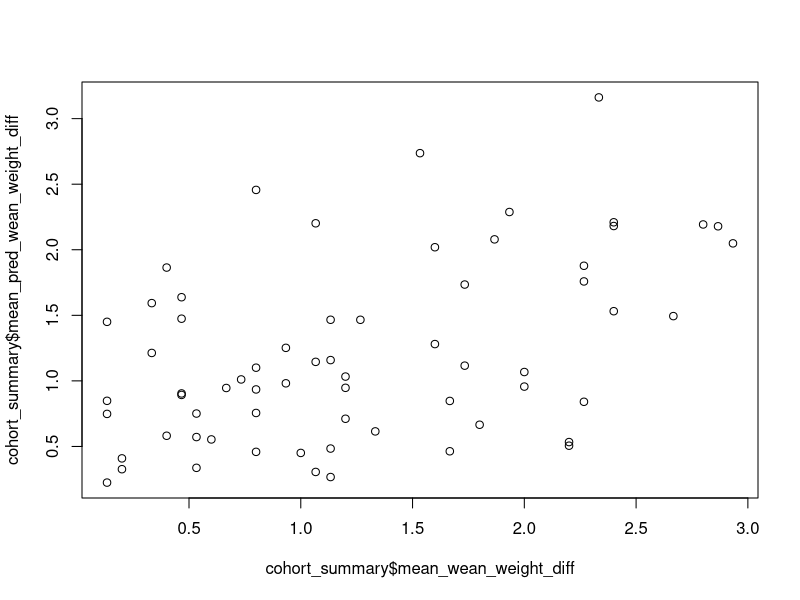

The R script that drew this image:
# Libraries ----
library(tidyverse) 

# Paths ----
setwd("~/Dropbox/UWyo/Projects/SocialHierarchy/Fall25_SDH/SDH/data/")

# ==================================================
# Load ----
# ==================================================

md <- read.csv("SDH_Cohorts - Mice.csv", stringsAsFactors = TRUE)
bw <- read.csv("predicted_weights.csv",  stringsAsFactors = TRUE)
tc <- read.csv("testes_clean.csv",       stringsAsFactors = TRUE)

# ==================================================
# Standardize dates ----
# ==================================================

to_date_mdy2 <- function(x) as.Date(as.character(x), format = "%m/%d/%y")

md <- md %>% mutate(DOB = to_date_mdy2(DOB), Sac_date = to_date_mdy2(Sac_date))
bw <- bw %>% mutate(DOB = to_date_mdy2(DOB))
tc <- tc %>% mutate(DOB = to_date_mdy2(DOB), Sac_date = to_date_mdy2(Sac_date))

# ==================================================
# Join metadata + weights + testes ----
# ==================================================

common_md_bw <- Reduce(intersect, list(names(md), names(bw)))

md_bw <- md %>%
  full_join(bw %>% select(-c(2:10)), by = common_md_bw)  # drop X28–X140

common_md_bw_tc <- Reduce(intersect, list(names(md_bw), names(tc)))

md_bw_tc <- md_bw %>% full_join(tc, by = common_md_bw_tc) %>% filter(!is.na(Experimenter))

# ==================================================
# Export ----
# ==================================================
write.csv(md_bw_tc, "meta_data.csv", row.names = FALSE)

# ---- Weaning statistics ----
df <- md_bw_tc %>%
  select(Cohort, MouseID, Treatment, Wean_age, Wean_weight, Pred_Wean_Weight, Wean_date) %>%
  mutate(Wean_date = as.Date(as.character(Wean_date), format = "%m/%d/%y"))

mean(df$Wean_age, na.rm = TRUE)
median(df$Wean_age, na.rm = TRUE)

mean_pairwise_diff <- function(x) {
  x <- na.omit(x)
  if (length(x) < 2) return(NA_real_)
  mean(abs(dist(x)))
}

cohort_summary <- df %>%
  group_by(Cohort, Treatment) %>%
  summarise(
    n_mice = dplyr::n(),
    same_wean_date = n_distinct(Wean_date, na.rm = TRUE) == 1,
    # Mean pairwise age difference
    mean_age_diff = mean_pairwise_diff(Wean_age),
    # Mean pairwise WEAN weight difference
    mean_wean_weight_diff = mean_pairwise_diff(Wean_weight),
    # Mean pairwise PREDICTED weight difference
    mean_pred_wean_weight_diff = mean_pairwise_diff(Pred_Wean_Weight),
    .groups = "drop"
  )

plot(cohort_summary$mean_wean_weight_diff, cohort_summary$mean_pred_wean_weight_diff)

col_means <- cohort_summary %>% summarise(across(where(is.numeric), ~ mean(.x, na.rm = TRUE)))
